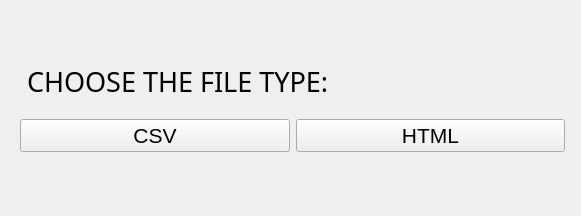
<?xml version="1.0" encoding="UTF-8"?>
<ui version="4.0">
 <class>csv_html_gui</class>
 <widget class="QWidget" name="csv_html_gui">
  <property name="geometry">
   <rect>
    <x>0</x>
    <y>0</y>
    <width>581</width>
    <height>216</height>
   </rect>
  </property>
  <property name="windowTitle">
   <string>csv_html_gui</string>
  </property>
  <widget class="QWidget" name="">
   <property name="geometry">
    <rect>
     <x>20</x>
     <y>50</y>
     <width>545</width>
     <height>102</height>
    </rect>
   </property>
   <layout class="QVBoxLayout" name="verticalLayout_2">
    <item>
     <widget class="QLabel" name="label">
      <property name="font">
       <font>
        <family>Tempus Sans ITC</family>
        <pointsize>20</pointsize>
       </font>
      </property>
      <property name="text">
       <string> CHOOSE THE FILE TYPE:</string>
      </property>
     </widget>
    </item>
    <item>
     <layout class="QVBoxLayout" name="verticalLayout">
      <item>
       <layout class="QHBoxLayout" name="horizontalLayout">
        <item>
         <widget class="QPushButton" name="csvButton">
          <property name="font">
           <font>
            <pointsize>16</pointsize>
           </font>
          </property>
          <property name="text">
           <string>CSV</string>
          </property>
         </widget>
        </item>
        <item>
         <widget class="QPushButton" name="htmlButton">
          <property name="font">
           <font>
            <pointsize>16</pointsize>
           </font>
          </property>
          <property name="text">
           <string>HTML</string>
          </property>
         </widget>
        </item>
       </layout>
      </item>
     </layout>
    </item>
   </layout>
  </widget>
 </widget>
 <resources/>
 <connections/>
</ui>
